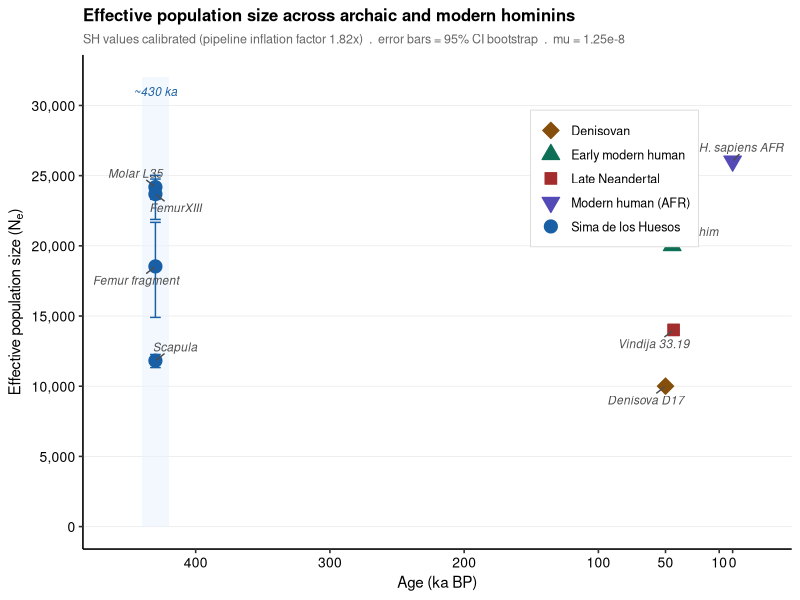
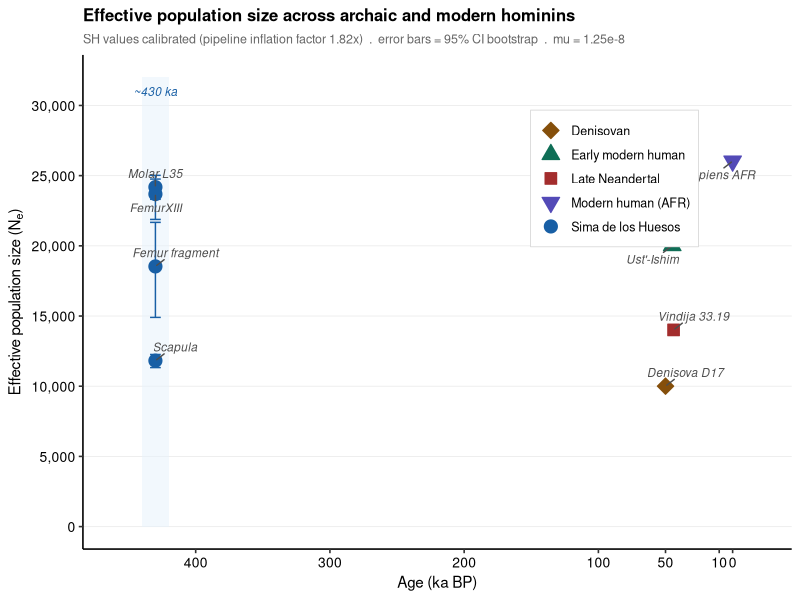

These charts were generated, in order, by the following R code:
library(ggplot2)
library(dplyr)

mu <- 1.25e-8
inflation <- 1.82

# Datos SH calibrados (bootstrap means)
sh_data <- data.frame(
  label    = c("FemurXIII", "Femur fragment", "Molar L35", "Scapula"),
  age_ka   = c(430, 430, 430, 430),
  H_cal    = c(0.002153, 0.001685, 0.002198, 0.001075) / inflation,
  H_lo     = c(0.001989, 0.001355, 0.002119, 0.001030) / inflation,
  H_hi     = c(0.002250, 0.001970, 0.002274, 0.001115) / inflation,
  group    = "Sima de los Huesos"
)
sh_data$Ne     <- sh_data$H_cal / (4 * mu * (1 - sh_data$H_cal))
sh_data$Ne_lo  <- sh_data$H_lo  / (4 * mu * (1 - sh_data$H_lo))
sh_data$Ne_hi  <- sh_data$H_hi  / (4 * mu * (1 - sh_data$H_hi))

# Referencias publicadas
refs <- data.frame(
  label   = c("Vindija 33.19", "Denisova D17", "Ust'-Ishim", "H. sapiens AFR"),
  age_ka  = c(44, 50, 45, 0),
  H_cal   = c(0.000700, 0.000500, 0.001000, 0.001300),
  H_lo    = c(NA, NA, NA, NA),
  H_hi    = c(NA, NA, NA, NA),
  group   = c("Late Neandertal", "Denisovan", "Early modern human", "Modern human (AFR)")
)
refs$Ne    <- refs$H_cal / (4 * mu * (1 - refs$H_cal))
refs$Ne_lo <- NA
refs$Ne_hi <- NA

all_data <- bind_rows(sh_data, refs)

# Colores por grupo
cols <- c(
  "Sima de los Huesos"  = "#185FA5",
  "Late Neandertal"     = "#A32D2D",
  "Denisovan"           = "#854F0B",
  "Early modern human"  = "#0F6E56",
  "Modern human (AFR)"  = "#534AB7"
)
shapes <- c(
  "Sima de los Huesos"  = 21,
  "Late Neandertal"     = 22,
  "Denisovan"           = 23,
  "Early modern human"  = 24,
  "Modern human (AFR)"  = 25
)

p <- ggplot(all_data, aes(x = age_ka, y = Ne, color = group, fill = group, shape = group)) +

  # Banda temporal SH
  annotate("rect", xmin = 420, xmax = 440, ymin = 0, ymax = 32000,
           fill = "#E6F1FB", alpha = 0.5) +
  annotate("text", x = 430, y = 31000, label = "~430 ka",
           size = 3, color = "#185FA5", fontface = "italic") +

  # Barras de error SH
  geom_errorbar(
    data = filter(all_data, group == "Sima de los Huesos"),
    aes(ymin = Ne_lo, ymax = Ne_hi),
    width = 8, linewidth = 0.5, color = "#185FA5"
  ) +

  # Puntos
  geom_point(size = 4, stroke = 0.6) +

  # Etiquetas
  ggrepel::geom_text_repel(
    aes(label = label),
    size = 3, show.legend = FALSE,
    min.segment.length = 0.2,
    box.padding = 0.4,
    color = "grey30",
    fontface = "italic"
  ) +

  scale_x_reverse(
    limits = c(460, -20),
    breaks = c(400, 300, 200, 100, 50, 10, 0),
    labels = c("400", "300", "200", "100", "50", "10", "0")
  ) +
  scale_y_continuous(
    limits = c(0, 32000),
    breaks = seq(0, 30000, by = 5000),
    labels = scales::comma
  ) +
  scale_color_manual(values = cols, name = NULL) +
  scale_fill_manual(values  = cols, name = NULL) +
  scale_shape_manual(values = shapes, name = NULL) +

  labs(
    title    = "Effective population size across archaic and modern hominins",
    subtitle = "SH values calibrated (pipeline inflation factor 1.82x)  .  error bars = 95% CI bootstrap  .  mu = 1.25e-8",
    x        = "Age (ka BP)",
    y        = expression(paste("Effective population size (", N[e], ")"))
  ) +

  theme_classic(base_size = 12) +
  theme(
    plot.background  = element_rect(fill = "white", color = NA),
    panel.background = element_rect(fill = "white", color = NA),
    plot.title    = element_text(size = 12, face = "bold", color = "black"),
    plot.subtitle = element_text(size =  9, color = "grey40"),
    axis.text     = element_text(size = 10, color = "black"),
    axis.title    = element_text(size = 11, color = "black"),
    legend.position = c(0.75, 0.75),
    legend.background = element_rect(fill = "white", color = "grey85", linewidth = 0.3),
    legend.text   = element_text(size = 9),
    panel.grid.major.y = element_line(color = "grey92", linewidth = 0.3)
  )

# ggrepel requiere instalacion
if (!requireNamespace("ggrepel", quietly = TRUE)) {
  install.packages("ggrepel", repos = "https://cloud.r-project.org")
}
library(ggrepel)

ggsave("~/PopSize/results/Ne_timeline.pdf",
       p, width = 10, height = 6, device = "pdf", bg = "white")
ggsave("~/PopSize/results/Ne_timeline.png",
       p, width = 10, height = 6, dpi = 300, bg = "white")

cat("✓ Ne timeline guardado\n")
